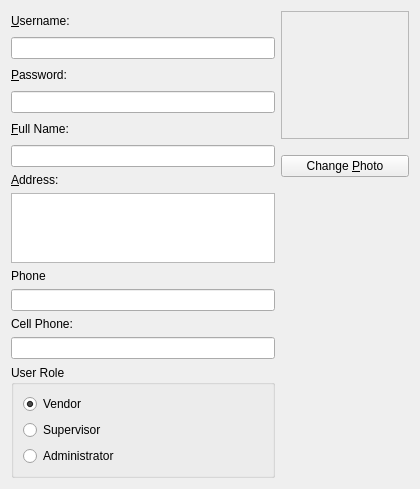
<?xml version="1.0" encoding="UTF-8"?>
<ui version="4.0">
 <class>userEditor</class>
 <widget class="QWidget" name="userEditor">
  <property name="geometry">
   <rect>
    <x>0</x>
    <y>0</y>
    <width>420</width>
    <height>465</height>
   </rect>
  </property>
  <property name="windowTitle">
   <string>Form</string>
  </property>
  <layout class="QGridLayout">
   <item row="0" column="0">
    <widget class="QLabel" name="label_14">
     <property name="text">
      <string>&amp;Username:</string>
     </property>
     <property name="buddy">
      <cstring>editUsersUsername</cstring>
     </property>
    </widget>
   </item>
   <item row="0" column="1" rowspan="5">
    <widget class="QLabel" name="labelUsersPhoto">
     <property name="sizePolicy">
      <sizepolicy hsizetype="Maximum" vsizetype="Maximum">
       <horstretch>0</horstretch>
       <verstretch>0</verstretch>
      </sizepolicy>
     </property>
     <property name="minimumSize">
      <size>
       <width>128</width>
       <height>128</height>
      </size>
     </property>
     <property name="frameShape">
      <enum>QFrame::StyledPanel</enum>
     </property>
     <property name="frameShadow">
      <enum>QFrame::Sunken</enum>
     </property>
     <property name="text">
      <string/>
     </property>
     <property name="alignment">
      <set>Qt::AlignCenter</set>
     </property>
    </widget>
   </item>
   <item row="1" column="0">
    <widget class="QLineEdit" name="editUsersUsername"/>
   </item>
   <item row="2" column="0">
    <widget class="QLabel" name="labelp">
     <property name="text">
      <string>&amp;Password:</string>
     </property>
     <property name="buddy">
      <cstring>editUsersPassword</cstring>
     </property>
    </widget>
   </item>
   <item row="3" column="0">
    <widget class="QLineEdit" name="editUsersPassword"/>
   </item>
   <item row="4" column="0">
    <widget class="QLabel" name="label_15">
     <property name="text">
      <string>&amp;Full Name:</string>
     </property>
     <property name="buddy">
      <cstring>editUsersName</cstring>
     </property>
    </widget>
   </item>
   <item row="5" column="0">
    <widget class="QLineEdit" name="editUsersName"/>
   </item>
   <item row="5" column="1" rowspan="2">
    <widget class="QPushButton" name="btnChangeUserPhoto">
     <property name="text">
      <string>Change &amp;Photo</string>
     </property>
    </widget>
   </item>
   <item row="6" column="0">
    <widget class="QLabel" name="label_16">
     <property name="text">
      <string>&amp;Address:</string>
     </property>
     <property name="buddy">
      <cstring>editUsersAddress</cstring>
     </property>
    </widget>
   </item>
   <item row="7" column="0">
    <widget class="QTextEdit" name="editUsersAddress">
     <property name="maximumSize">
      <size>
       <width>16777215</width>
       <height>100</height>
      </size>
     </property>
     <property name="tabChangesFocus">
      <bool>true</bool>
     </property>
     <property name="acceptRichText">
      <bool>false</bool>
     </property>
    </widget>
   </item>
   <item row="7" column="1">
    <spacer>
     <property name="orientation">
      <enum>Qt::Vertical</enum>
     </property>
     <property name="sizeHint" stdset="0">
      <size>
       <width>20</width>
       <height>40</height>
      </size>
     </property>
    </spacer>
   </item>
   <item row="8" column="0">
    <widget class="QLabel" name="label_17">
     <property name="text">
      <string>Phone</string>
     </property>
     <property name="buddy">
      <cstring>editUsersPhone</cstring>
     </property>
    </widget>
   </item>
   <item row="9" column="0">
    <widget class="QLineEdit" name="editUsersPhone"/>
   </item>
   <item row="10" column="0">
    <widget class="QLabel" name="label_18">
     <property name="text">
      <string>Cell Phone:</string>
     </property>
     <property name="buddy">
      <cstring>editUsersCell</cstring>
     </property>
    </widget>
   </item>
   <item row="11" column="0">
    <widget class="QLineEdit" name="editUsersCell"/>
   </item>
   <item row="12" column="0">
    <widget class="QGroupBox" name="groupRoles">
     <property name="title">
      <string>User Role</string>
     </property>
     <layout class="QVBoxLayout" name="verticalLayout">
      <item>
       <widget class="QRadioButton" name="chRoleBaisc">
        <property name="text">
         <string>Vendor</string>
        </property>
        <property name="checked">
         <bool>true</bool>
        </property>
       </widget>
      </item>
      <item>
       <widget class="QRadioButton" name="chRoleSupervisor">
        <property name="text">
         <string>Supervisor</string>
        </property>
       </widget>
      </item>
      <item>
       <widget class="QRadioButton" name="chRoleAdmin">
        <property name="text">
         <string>Administrator</string>
        </property>
       </widget>
      </item>
     </layout>
    </widget>
   </item>
  </layout>
 </widget>
 <resources/>
 <connections/>
</ui>
